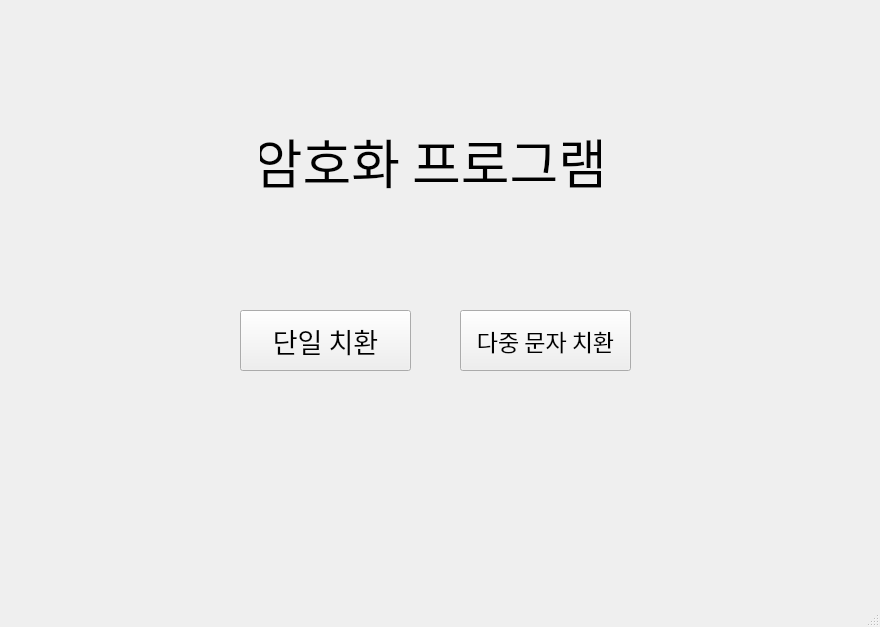
<?xml version="1.0" encoding="UTF-8"?>
<ui version="4.0">
 <class>MainWindow</class>
 <widget class="QMainWindow" name="MainWindow">
  <property name="geometry">
   <rect>
    <x>0</x>
    <y>0</y>
    <width>880</width>
    <height>627</height>
   </rect>
  </property>
  <property name="windowTitle">
   <string>MainWindow</string>
  </property>
  <widget class="QWidget" name="centralwidget">
   <widget class="QLabel" name="title">
    <property name="geometry">
     <rect>
      <x>260</x>
      <y>100</y>
      <width>341</width>
      <height>121</height>
     </rect>
    </property>
    <property name="font">
     <font>
      <family>배달의민족 주아</family>
      <pointsize>40</pointsize>
     </font>
    </property>
    <property name="text">
     <string>암호화 프로그램</string>
    </property>
    <property name="alignment">
     <set>Qt::AlignCenter</set>
    </property>
   </widget>
   <widget class="QPushButton" name="singleBtn">
    <property name="geometry">
     <rect>
      <x>240</x>
      <y>310</y>
      <width>171</width>
      <height>61</height>
     </rect>
    </property>
    <property name="font">
     <font>
      <family>배달의민족 주아</family>
      <pointsize>20</pointsize>
     </font>
    </property>
    <property name="text">
     <string>단일 치환</string>
    </property>
   </widget>
   <widget class="QPushButton" name="multipleBtn">
    <property name="geometry">
     <rect>
      <x>460</x>
      <y>310</y>
      <width>171</width>
      <height>61</height>
     </rect>
    </property>
    <property name="font">
     <font>
      <family>배달의민족 주아</family>
      <pointsize>17</pointsize>
     </font>
    </property>
    <property name="text">
     <string>다중 문자 치환</string>
    </property>
   </widget>
  </widget>
  <widget class="QMenuBar" name="menubar">
   <property name="geometry">
    <rect>
     <x>0</x>
     <y>0</y>
     <width>880</width>
     <height>25</height>
    </rect>
   </property>
  </widget>
  <widget class="QStatusBar" name="statusbar"/>
 </widget>
 <resources/>
 <connections/>
</ui>
